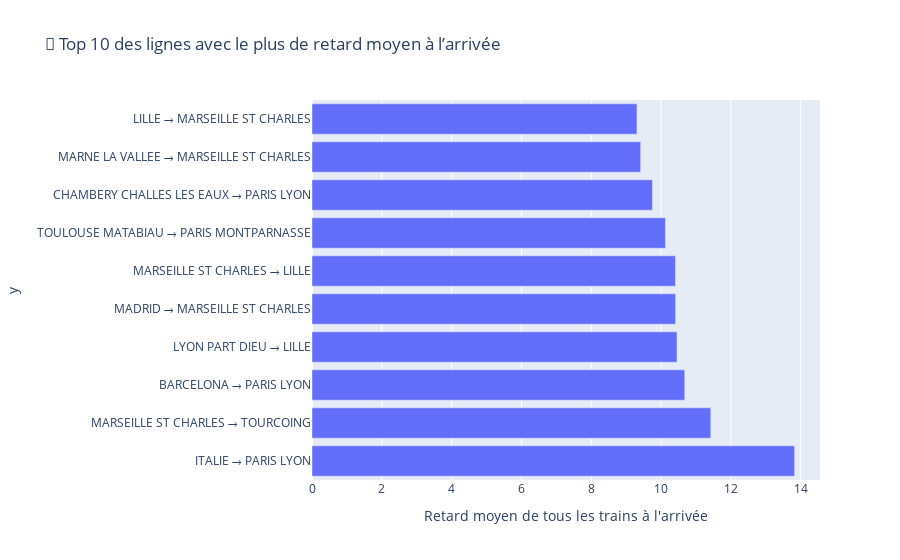

Notebook code cell kept with this figure:
### Code cell
# Calculer le retard total par ligne (Départ + Arrivée)
df_retards = (
    df.groupby(['Gare de départ', 'Gare d\'arrivée'], as_index=False)['Retard moyen de tous les trains à l\'arrivée']
    .mean()
    .sort_values('Retard moyen de tous les trains à l\'arrivée', ascending=False)
    .head(10)
)

# Graphique des 10 lignes avec le plus de retard moyen
fig = px.bar(
    df_retards,
    x='Retard moyen de tous les trains à l\'arrivée',
    y=df_retards['Gare de départ'] + " → " + df_retards['Gare d\'arrivée'],
    orientation='h',
    title='🚆 Top 10 des lignes avec le plus de retard moyen à l’arrivée'
)

fig.show()

### Figure 1 — Plotly figure (JSON) as saved in the notebook; plotly's stock layout.template omitted (floating-point values rounded to 4 significant figures)
{"data": [{"alignmentgroup": "True", "hovertemplate": "Retard moyen de tous les trains à l'arrivée=%{x}<br>y=%{y}<extra></extra>", "legendgroup": "", "marker": {"color": "#636efa", "pattern": {"shape": ""}}, "name": "", "offsetgroup": "", "orientation": "h", "showlegend": false, "textposition": "auto", "type": "bar", "x": [13.83, 11.42, 10.68, 10.46, 10.42, 10.41, 10.13, 9.754, 9.415, 9.31], "xaxis": "x", "y": ["ITALIE → PARIS LYON", "MARSEILLE ST CHARLES → TOURCOING", "BARCELONA → PARIS LYON", "LYON PART DIEU → LILLE", "MADRID → MARSEILLE ST CHARLES", "MARSEILLE ST CHARLES → LILLE", "TOULOUSE MATABIAU → PARIS MONTPARNASSE", "CHAMBERY CHALLES LES EAUX → PARIS LYON", "MARNE LA VALLEE → MARSEILLE ST CHARLES", "LILLE → MARSEILLE ST CHARLES"], "yaxis": "y"}], "layout": {"barmode": "relative", "legend": {"tracegroupgap": 0}, "title": {"text": "🚆 Top 10 des lignes avec le plus de retard moyen à l’arrivée"}, "xaxis": {"anchor": "y", "domain": [0, 1], "title": {"text": "Retard moyen de tous les trains à l'arrivée"}}, "yaxis": {"anchor": "x", "domain": [0, 1], "title": {"text": "y"}}}}
